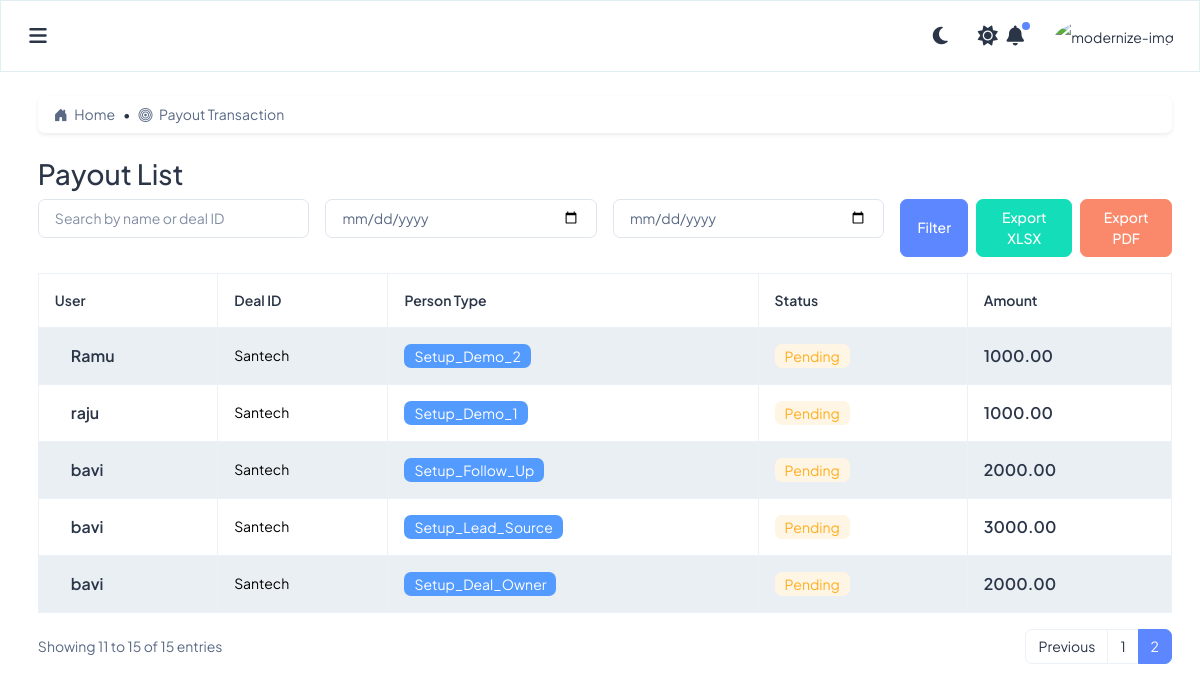
The page /payout/?page=2&search=&from_date=None&to_date=None on the database its author committed.
### incentives/models.py (models this page shows, shortened)
class AuditMixin(models.Model):
    created_by = models.CharField(max_length=100, null=True, blank=True)
    updated_by = models.CharField(max_length=100, null=True, blank=True)
    created_at = models.DateTimeField(default=timezone.now)
    updated_at = models.DateTimeField(auto_now=True)
    class Meta:
        abstract = True

class PayoutTransaction(AuditMixin):
    INCENTIVE_PERSON_CHOICES = [
        ('deal_source', 'Deal Source'),
        ('deal_owner', 'Deal Owner'),
        ('follow_up', 'Follow Up'),
        ('demo_1', 'Demo 1'),
        ('demo_2', 'Demo 2'),
    ]
    PAYOUT_STATUS_CHOICES = [
        ('Pending', 'Pending'),
        ('Paid', 'Paid'),
        ('Hold', 'Hold'),
        ('Rejected', 'Rejected'),
    ]
    PAYMENT_METHOD_CHOICES = [
        ('Bank Transfer', 'Bank Transfer'),
        ('Cheque', 'Cheque'),
    ]
    deal = models.ForeignKey('Deal', on_delete=models.CASCADE, null=True, blank=True)
    incentive_transaction = models.ForeignKey(
        'Transaction',
        on_delete=models.CASCADE,
        related_name='payouts'
    )
    user = models.ForeignKey(UserProfile, related_name='payout_trans', on_delete=models.CASCADE, null=True, blank=True)
    incentive_person_type = models.CharField(max_length=100, choices=INCENTIVE_PERSON_CHOICES)
    payout_amount = models.DecimalField(max_digits=10, decimal_places=2, default=0)
    payout_status = models.CharField(max_length=50, choices=PAYOUT_STATUS_CHOICES, default='Pending')
    payout_message = models.CharField(max_length=50, blank=True, null=True)
    payout_date = models.DateTimeField(auto_now_add=True)
    payment_method = models.CharField(max_length=100, choices=PAYMENT_METHOD_CHOICES, default='Bank Transfer')
    transaction_date = models.DateTimeField(auto_now_add=True)
    notes = models.TextField(blank=True, null=True)
    version = models.PositiveIntegerField(default=1)
    is_latest = models.BooleanField(default=True)
    class Meta:
        verbose_name = 'Payout Transaction'
        verbose_name_plural = 'Payout Transactions'
        ordering = ['-payout_date']

class UserProfile(AuditMixin):
    fullname = models.CharField(max_length=100)
    phone = models.CharField(max_length=15)
    mail_id = models.EmailField(unique=True)
    password = models.CharField(max_length=100)
    user_type = models.ForeignKey(Role, on_delete=models.SET_NULL, null=True, verbose_name="Role")
    team_head = models.ForeignKey(
        'self',
        on_delete=models.SET_NULL,
        null=True,
        blank=True,
        related_name='salespersons',  # Reverse relation: manager.salespersons.all()
        verbose_name="Reports To"
    )
    doj = models.DateField(verbose_name="Date of Joining")
    employee_id = models.CharField(max_length=50, unique=True)
    enable_login = models.BooleanField(default=True)
    coordinator = models.BooleanField(default=True)

class Deal(AuditMixin):
    DOMESTIC = 'domestic'
    INTERNATIONAL = 'international'
    DEAL_TYPE_CHOICES = [
        (DOMESTIC, 'Domestic'),
        (INTERNATIONAL, 'International'),
    ]
    clientName = models.CharField(max_length=255)
    segment = models.ForeignKey(Segment, related_name='deal_segment', on_delete=models.CASCADE, null=True, blank=True)
    dealType = models.CharField(
        max_length=15,
        choices=DEAL_TYPE_CHOICES,
        default=DOMESTIC,  # or any default you prefer
    )
    dealWonDate = models.DateField(null=True, blank=True)
    subDate = models.DateField(null=True, blank=True)
    subrenewDate = models.DateField(null=True, blank=True)
    subAmount = models.DecimalField(max_digits=10, decimal_places=2, null=True, blank=True)
    setupCharges = models.DecimalField(max_digits=10, decimal_places=2, null=True, blank=True)
    refDocs = models.FileField(upload_to='deals/ref_docs/', null=True, blank=True)
    monthlySubscription = models.DecimalField(max_digits=10, decimal_places=2)
    newMarketPenetration = models.CharField(max_length=3, choices=[('Yes', 'Yes'), ('No', 'No')])
    newMarketCountry = models.CharField(max_length=255, blank=True, null=True)
    dealownerSalesPerson = models.ForeignKey(UserProfile, related_name='deals_as_owner', on_delete=models.CASCADE, null=True, blank=True)
    followUpSalesPerson = models.ForeignKey(UserProfile, related_name='deals_as_followup', on_delete=models.CASCADE, null=True, blank=True)
    demo1SalesPerson = models.ForeignKey(UserProfile, related_name='deals_as_demo1', on_delete=models.CASCADE, null=True, blank=True)
    demo2SalesPerson = models.ForeignKey(UserProfile, related_name='deals_as_demo2', on_delete=models.CASCADE, null=True, blank=True)
    leadSource = models.ForeignKey(UserProfile, related_name='leadsource', on_delete=models.CASCADE, null=True, blank=True)
    status = models.CharField(max_length=255, default="Non Approve")

### incentives/views.py (the view)
# urls.py: path('payout/', views.payout, name='payout'),
def payout(request):
    search_query = request.GET.get('search', '')
    from_date = request.GET.get('from_date')
    to_date = request.GET.get('to_date')
    export_format = request.GET.get('export')
    payouts = PayoutTransaction.objects.all().order_by('-created_at')
    if search_query:
        payouts = payouts.filter(
            Q(user__fullname__icontains=search_query) |
            Q(deal_id__icontains=search_query)
        )
    if from_date and to_date:
        from_date = parse_date(from_date)
        to_date = parse_date(to_date)
        if from_date and to_date:
            payouts = payouts.filter(created_at__range=(from_date, to_date))
    if export_format == 'xlsx':
        return export_payouts_to_xlsx(payouts)
    elif export_format == 'pdf':
        return export_payouts_to_pdf(payouts)
    paginator = Paginator(payouts, 10)  # 10 per page
    page_number = request.GET.get('page')
    page_obj = paginator.get_page(page_number)
    return render(request, 'owner/payout/payout_list.html', {
        'payouts': page_obj,
        'search_query': search_query,
        'from_date': from_date,
        'to_date': to_date
    })

### incentives/templatetags/permissions_tags.py (called while the page is built)
@register.filter
def has_any_permission(permissions, value):
    try:
        module, action = [s.strip() for s in value.split(",")]
        return permissions.get((module, action), False)
    except ValueError:
        return False

### incentives/templates/owner/payout/payout_list.html (shortened to what this page needs)
{% extends 'layouts/layout.html' %}
{% load static %}  {% load permissions_tags %}
{% load form_filters %}
{% block content %}
  <div class="card mb-4 shadow-sm">
    <div class="card-body py-2 px-3">
      <nav aria-label="breadcrumb">
        <ol class="breadcrumb mb-0">
          <li class="breadcrumb-item">
            <a href="{% url 'admin_dashboard' %}" class="text-decoration-none text-primary">
              <i class="bi bi-house-door-fill me-1"></i> Home
            </a>
          </li>
          <li class="breadcrumb-item active" aria-current="page">
            <i class="bi bi-bullseye me-1"></i> Payout Transaction
          </li>
        </ol>
      </nav>
    </div>
  </div>
  <h2>Payout List</h2>
<form method="get" class="row g-3 mb-3">
  <div class="col-md-3">
    <input type="text" name="search" value="{{ search_query }}" class="form-control" placeholder="Search by name or deal ID">
  </div>
  <div class="col-md-3">
    <input type="date" name="from_date" value="{{ from_date }}" class="form-control">
  </div>
  <div class="col-md-3">
    <input type="date" name="to_date" value="{{ to_date }}" class="form-control">
  </div>
  <div class="col-md-3 d-flex gap-2">
    <button type="submit" class="btn btn-primary">Filter</button>
    <a href="?{% if search_query %}search={{ search_query }}&{% endif %}{% if from_date and to_date %}from_date={{ from_date }}&to_date={{ to_date }}&{% endif %}export=xlsx" class="btn btn-success">Export XLSX</a>
    <a href="?{% if search_query %}search={{ search_query }}&{% endif %}{% if from_date and to_date %}from_date={{ from_date }}&to_date={{ to_date }}&{% endif %}export=pdf" class="btn btn-danger">Export PDF</a>
  </div>
</form>
  <div class="table-responsive">
    <table class="table table-striped table-bordered align-middle">
      <thead>
        <tr>
          <th>User</th>
          <th>Deal ID</th>
          <th>Person Type</th>
          <th>Status</th>
          <th>Amount</th>
        </tr>
      </thead>
      <tbody>
        {% for payout in payouts %}
        <tr>
          <td>
            <div class="d-flex align-items-center">
              <div class="ms-3">
                <h6 class="fs-4 fw-semibold mb-0">{{ payout.user.fullname }}</h6>
              </div>
            </div>
          </td>
          <td>{{ payout.deal.clientName }}</td>
          <td>
            <span class="badge bg-info text-white">{{ payout.incentive_person_type|title }}</span>
          </td>
          <td>
            {% if payout.payout_status == 'Paid' %}
              <span class="badge bg-success-subtle text-success">{{ payout.payout_status }}</span>
            {% elif payout.payout_status == 'Pending' %}
              <span class="badge bg-warning-subtle text-warning">{{ payout.payout_status }}</span>
            {% elif payout.payout_status == 'Hold' %}
              <span class="badge bg-secondary-subtle text-secondary">{{ payout.payout_status }}</span>
            {% else %}
              <span class="badge bg-danger-subtle text-danger">{{ payout.payout_status }}</span>
            {% endif %}
          </td>
          <td><h6 class="fs-4 fw-semibold mb-0">{{ payout.payout_amount }}</h6></td>
        </tr>
        {% empty %}
        <tr>
          <td colspan="5" class="text-center text-muted">No payout transactions found.</td>
        </tr>
        {% endfor %}
      </tbody>
    </table>
    <div class="d-flex justify-content-between align-items-center mt-3">
  <div>
    Showing {{ payouts.start_index }} to {{ payouts.end_index }} of {{ payouts.paginator.count }} entries
  </div>
  <nav>
    <ul class="pagination mb-0">
      {% if payouts.has_previous %}
      <li class="page-item">
        <a class="page-link" href="?page={{ payouts.previous_page_number }}&search={{ search_query }}&from_date={{ from_date }}&to_date={{ to_date }}">Previous</a>
      </li>
      {% endif %}
      {% for num in payouts.paginator.page_range %}
        {% if payouts.number == num %}
        <li class="page-item active"><span class="page-link">{{ num }}</span></li>
        {% else %}
        <li class="page-item"><a class="page-link" href="?page={{ num }}&search={{ search_query }}&from_date={{ from_date }}&to_date={{ to_date }}">{{ num }}</a></li>
        {% endif %}
      {% endfor %}
    </ul>
  </nav>
</div>
  </div>
{% endblock %}

### incentives/static/css/main.css (style rules this page uses)
:root { --theme-color: #02385c; --secondary-color:#017d91; --text-color: #ffffffba; --shadow-color:#017d911f; }
.text-primary { --bs-text-opacity: 1; color: rgba(var(--theme-color), var(--bs-text-opacity)) !important; }

### rows shown on the page
PayoutTransaction: user.fullname "Ramu", deal.clientName "Santech", incentive_person_type "Setup_Demo_2", payout_status "Pending", payout_amount "1000.00"
PayoutTransaction: user.fullname "raju", deal.clientName "Santech", incentive_person_type "Setup_Demo_1", payout_status "Pending", payout_amount "1000.00"
PayoutTransaction: user.fullname "bavi", deal.clientName "Santech", incentive_person_type "Setup_Follow_Up", payout_status "Pending", payout_amount "2000.00"
PayoutTransaction: user.fullname "bavi", deal.clientName "Santech", incentive_person_type "Setup_Lead_Source", payout_status "Pending", payout_amount "3000.00"
PayoutTransaction: user.fullname "bavi", deal.clientName "Santech", incentive_person_type "Setup_Deal_Owner", payout_status "Pending", payout_amount "2000.00"

### other values the page prints
{{ payouts.start_index }} "11"
{{ payouts.end_index }} "15"
{{ payouts.paginator.count }} "15"
{{ num }} "1"
{{ num }} "2"
